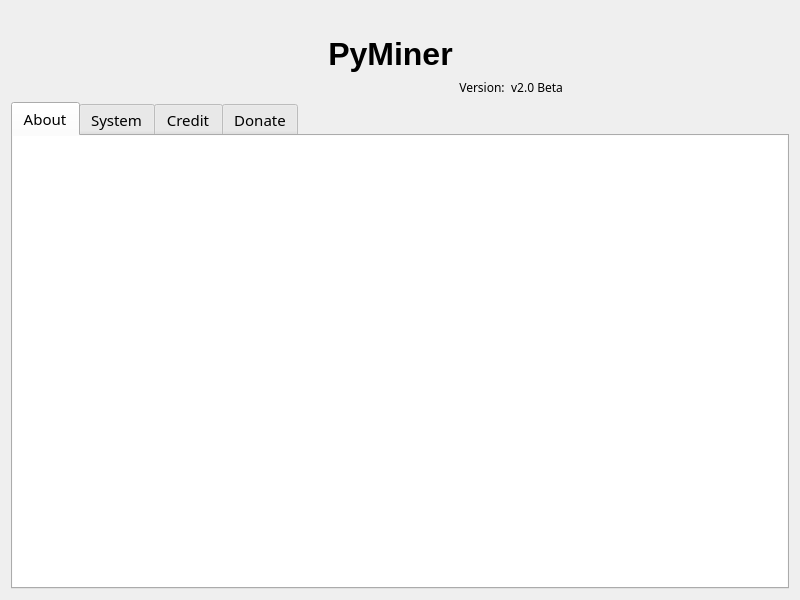
<?xml version="1.0" encoding="UTF-8"?>
<ui version="4.0">
 <class>Form</class>
 <widget class="QWidget" name="Form">
  <property name="geometry">
   <rect>
    <x>0</x>
    <y>0</y>
    <width>800</width>
    <height>600</height>
   </rect>
  </property>
  <property name="minimumSize">
   <size>
    <width>800</width>
    <height>600</height>
   </size>
  </property>
  <property name="maximumSize">
   <size>
    <width>800</width>
    <height>600</height>
   </size>
  </property>
  <property name="font">
   <font>
    <family>Albany AMT</family>
   </font>
  </property>
  <property name="windowTitle">
   <string>About</string>
  </property>
  <layout class="QVBoxLayout" name="verticalLayout">
   <item>
    <layout class="QHBoxLayout" name="horizontalLayout">
     <item>
      <spacer name="horizontalSpacer">
       <property name="orientation">
        <enum>Qt::Horizontal</enum>
       </property>
       <property name="sizeHint" stdset="0">
        <size>
         <width>40</width>
         <height>20</height>
        </size>
       </property>
      </spacer>
     </item>
     <item>
      <widget class="QLabel" name="label_3">
       <property name="minimumSize">
        <size>
         <width>85</width>
         <height>85</height>
        </size>
       </property>
       <property name="maximumSize">
        <size>
         <width>85</width>
         <height>85</height>
        </size>
       </property>
       <property name="text">
        <string/>
       </property>
       <property name="pixmap">
        <pixmap>:/logo/icons/logo.png</pixmap>
       </property>
       <property name="scaledContents">
        <bool>true</bool>
       </property>
      </widget>
     </item>
     <item>
      <widget class="QLabel" name="label">
       <property name="font">
        <font>
         <family>Microsoft YaHei UI</family>
         <pointsize>24</pointsize>
         <weight>75</weight>
         <bold>true</bold>
        </font>
       </property>
       <property name="text">
        <string>PyMiner</string>
       </property>
       <property name="scaledContents">
        <bool>true</bool>
       </property>
       <property name="alignment">
        <set>Qt::AlignCenter</set>
       </property>
      </widget>
     </item>
     <item>
      <widget class="QLabel" name="label_2">
       <property name="font">
        <font>
         <family>黑体</family>
        </font>
       </property>
       <property name="text">
        <string>Version:</string>
       </property>
       <property name="alignment">
        <set>Qt::AlignBottom|Qt::AlignHCenter</set>
       </property>
      </widget>
     </item>
     <item>
      <widget class="QLabel" name="label_version_show">
       <property name="font">
        <font>
         <family>黑体</family>
        </font>
       </property>
       <property name="text">
        <string>v2.0 Beta</string>
       </property>
       <property name="alignment">
        <set>Qt::AlignBottom|Qt::AlignHCenter</set>
       </property>
      </widget>
     </item>
     <item>
      <spacer name="horizontalSpacer_2">
       <property name="orientation">
        <enum>Qt::Horizontal</enum>
       </property>
       <property name="sizeHint" stdset="0">
        <size>
         <width>40</width>
         <height>20</height>
        </size>
       </property>
      </spacer>
     </item>
    </layout>
   </item>
   <item>
    <widget class="QTabWidget" name="tabWidget">
     <property name="font">
      <font>
       <family>黑体</family>
       <pointsize>11</pointsize>
      </font>
     </property>
     <property name="currentIndex">
      <number>0</number>
     </property>
     <widget class="QWidget" name="tab">
      <attribute name="title">
       <string>About</string>
      </attribute>
      <layout class="QVBoxLayout" name="verticalLayout_2">
       <property name="spacing">
        <number>0</number>
       </property>
       <property name="leftMargin">
        <number>0</number>
       </property>
       <property name="topMargin">
        <number>0</number>
       </property>
       <property name="rightMargin">
        <number>0</number>
       </property>
       <property name="bottomMargin">
        <number>0</number>
       </property>
       <item>
        <widget class="QTextEdit" name="textedit_about">
         <property name="font">
          <font>
           <family>黑体</family>
           <pointsize>11</pointsize>
          </font>
         </property>
         <property name="frameShape">
          <enum>QFrame::NoFrame</enum>
         </property>
        </widget>
       </item>
      </layout>
     </widget>
     <widget class="QWidget" name="tab_2">
      <attribute name="title">
       <string>System</string>
      </attribute>
      <layout class="QVBoxLayout" name="verticalLayout_3">
       <property name="spacing">
        <number>0</number>
       </property>
       <property name="leftMargin">
        <number>0</number>
       </property>
       <property name="topMargin">
        <number>0</number>
       </property>
       <property name="rightMargin">
        <number>0</number>
       </property>
       <property name="bottomMargin">
        <number>0</number>
       </property>
       <item>
        <widget class="QPlainTextEdit" name="feedback">
         <property name="font">
          <font>
           <family>Microsoft YaHei UI</family>
           <pointsize>11</pointsize>
          </font>
         </property>
         <property name="frameShape">
          <enum>QFrame::NoFrame</enum>
         </property>
        </widget>
       </item>
      </layout>
     </widget>
     <widget class="QWidget" name="tab_3">
      <attribute name="title">
       <string>Credit</string>
      </attribute>
      <layout class="QVBoxLayout" name="verticalLayout_4">
       <property name="spacing">
        <number>0</number>
       </property>
       <property name="leftMargin">
        <number>0</number>
       </property>
       <property name="topMargin">
        <number>0</number>
       </property>
       <property name="rightMargin">
        <number>0</number>
       </property>
       <property name="bottomMargin">
        <number>0</number>
       </property>
       <item>
        <widget class="QPlainTextEdit" name="plainTextEdit_2">
         <property name="font">
          <font>
           <family>黑体</family>
           <pointsize>11</pointsize>
          </font>
         </property>
         <property name="frameShape">
          <enum>QFrame::NoFrame</enum>
         </property>
         <property name="plainText">
          <string>侯展意
py2cn
Junruoyu-Zheng
心随风
nihk
cl-jiang
Irony
冰中火
houxinluo
开始说故事
...</string>
         </property>
        </widget>
       </item>
      </layout>
     </widget>
     <widget class="QWidget" name="tab_4">
      <attribute name="title">
       <string>Donate</string>
      </attribute>
      <layout class="QHBoxLayout" name="horizontalLayout_2">
       <item>
        <widget class="QLabel" name="label_4">
         <property name="text">
          <string/>
         </property>
         <property name="pixmap">
          <pixmap>:/images/images/weixin.png</pixmap>
         </property>
         <property name="scaledContents">
          <bool>true</bool>
         </property>
        </widget>
       </item>
       <item>
        <widget class="QLabel" name="label_5">
         <property name="text">
          <string/>
         </property>
         <property name="pixmap">
          <pixmap>:/images/images/zhifubao.png</pixmap>
         </property>
         <property name="scaledContents">
          <bool>true</bool>
         </property>
        </widget>
       </item>
      </layout>
     </widget>
    </widget>
   </item>
  </layout>
 </widget>
 <resources>
  <include location="../pyqtsource.qrc"/>
 </resources>
 <connections/>
</ui>
